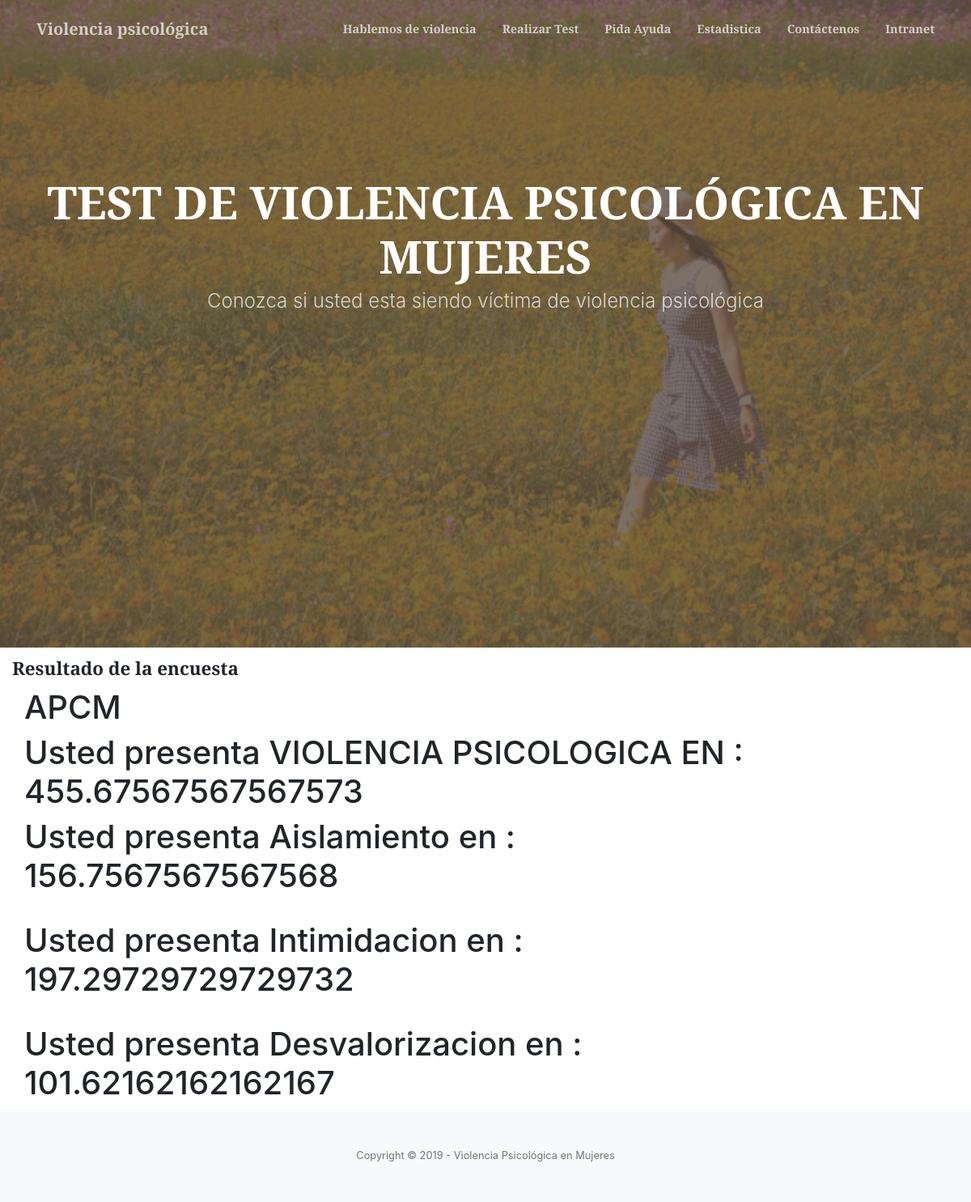
/resultado/30, run on the app's committed database.
### encuesta/models.py (models this page shows, shortened)
class ModelAudit(models.Model):
    isuso = models.BooleanField(default=True)
    fecha_registro = models.DateTimeField(auto_now_add=True)
    fecha_actualizacion = models.DateTimeField(auto_now=True)
    estado = models.BooleanField(default=True)
    class Meta:
        abstract = True

class EncuestaMujer(ModelAudit):
    nombre = models.CharField(max_length=30)
    hora_inicio = models.TimeField(auto_now_add=True)
    hora_fin = models.TimeField(null=True)
    num_pre_asig = models.PositiveIntegerField()
    num_pre_resuelta = models.PositiveIntegerField()
    mujer = models.ForeignKey(Mujer, on_delete=models.PROTECT)
    encuesta = models.ForeignKey(Encuesta, on_delete=models.PROTECT)
    resultado = models.CharField(max_length=250,blank=True,null=True)
    def __str__(self):
        return self.nombre
    """
    make a function for asign a order
    1-- A
    2 --I
    3 -- D
    """
    def calcular(self):
        lista_preguntas=self.preguntaresultado_set.filter(estado=True)
        contadora=0
        contadori=0
        contadord=0
        for i in lista_preguntas:
            if i.pregunta.tipo == 1:
                contadora+=i.valor*(100/185)
            if i.pregunta.tipo == 2:
                contadori+=i.valor*(100/185)
            if i.pregunta.tipo == 3:
                contadord+=i.valor*(100/185)
        return [contadora,contadori,contadord,(contadori+contadord+contadora)]

class Preguntaresultado(ModelAudit):
    pregunta_denom = models.CharField(max_length=100)
    valor = models.PositiveIntegerField()
    valor_denom = models.CharField(max_length=60)
    pregunta = models.ForeignKey(Pregunta, on_delete=models.PROTECT)
    encuesta = models.ForeignKey(EncuestaMujer, on_delete=models.PROTECT)

### encuesta/views.py (the view)
def resultado(request,pk=None):
    mujer = EncuestaMujer.objects.get(id=pk)
    context = {
        'mujer': mujer
    }
    return render(request, 'encuesta/resultado.html', context)

### templates/encuesta/resultado.html (shortened to what this page needs)
{% extends 'hubpage/tu_base.html' %}
{% load static %}
{% block content %}
<div class="">
    <div class="col-md-12 col-sm-12 ">
      <div class="x_panel">
        <div class="x_title">
          <h3>
            <small>
              <strong>Resultado de la encuesta </strong>
            </small>
          </h3>
        </div>
        <div class="col-sm-10">
          <div class="dataTables_length" id="datatable_length">
            <h1>{{ mujer   }}</h1>
            <h1>Usted presenta VIOLENCIA PSICOLOGICA EN : {{mujer.calcular.3 }}</h1>
                   <h1>Usted presenta Aislamiento en : {{mujer.calcular.0}}</h1>
                   <br>
                   <h1>Usted presenta Intimidacion en : {{mujer.calcular.1 }}</h1>
                   <br>
                   <h1>Usted presenta Desvalorizacion en : {{mujer.calcular.2 }}</h1>
          </div>
        </div>
      </div>
    </div>
</div>
{% endblock %}

### data on the page
EncuestaMujer: nombre "APCM", calcular.3 "455.67567567567573", calcular.0 "156.7567567567568", calcular.1 "197.29729729729732", calcular.2 "101.62162162162167"
